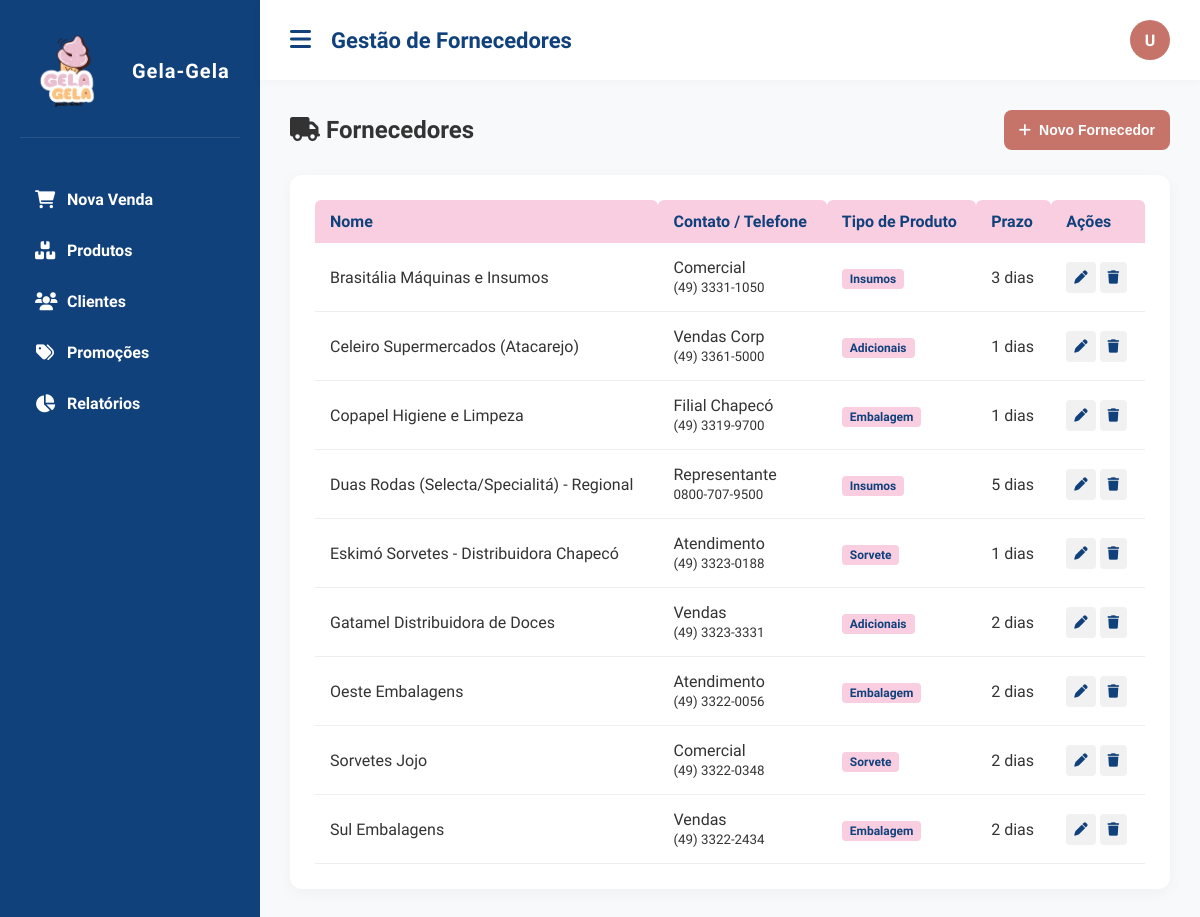
/public/fornecedores.php, run on the app's committed database.
### tables this page shows
CREATE TABLE `fornecedores` (
  `fornecedor_id` int(11) NOT NULL,
  `nome` varchar(150) NOT NULL,
  `contato` varchar(100) DEFAULT NULL,
  `telefone` varchar(20) DEFAULT NULL,
  `email` varchar(100) DEFAULT NULL,
  `tipo_produto` varchar(100) DEFAULT NULL,
  `prazo_entrega_dias` int(11) DEFAULT NULL,
  `endereco` text DEFAULT NULL,
  `data_cadastro` datetime DEFAULT current_timestamp()
);

### public/fornecedores.php (the view, shortened to what this page needs)
<?php
require_once '../conecta.php';
$sql = "SELECT fornecedor_id, nome, contato, telefone, tipo_produto, prazo_entrega_dias FROM fornecedores ORDER BY nome ASC";
$result = $pdo->query($sql);
?>
<!DOCTYPE html>
<html lang="pt-BR">
<head>
    <link rel="stylesheet" href="ASSETS/CSS/style.css">
    <link rel="stylesheet" href="https://cdnjs.cloudflare.com/ajax/libs/font-awesome/6.0.0/css/all.min.css">
</head>
<body>
    <div class="layout">
        <?php require_once '../components/sidebar.php'; ?>
        <main class="content">
            <header class="topbar">
                <button class="menu-btn" onclick="toggleSidebar()">
                    <i class="fa-solid fa-bars"></i>
                </button>
                <h1>Gestão de Fornecedores</h1>
                <?php
                    require_once '../components/user-menu.php';
                ?>
            </header>
            <section class="main">
                <div style="display:flex; justify-content:space-between; align-items:center; margin-bottom:25px;">
                    <h2><i class="fa-solid fa-truck"></i> Fornecedores</h2>
                    <button class="btn" onclick="abrirModalFornecedor()">
                        <i class="fa-solid fa-plus"></i> Novo Fornecedor
                    </button>
                </div>
                <div class="box">
                    <div class="table-container">
                        <table>
                            <thead>
                                <tr>
                                    <th>Nome</th>
                                    <th>Contato / Telefone</th>
                                    <th>Tipo de Produto</th>
                                    <th>Prazo</th>
                                    <th>Ações</th>
                                </tr>
                            </thead>
                            <tbody id="tabela-fornecedores">
                                <?php
                                if ($result && $result->rowCount() > 0) {
                                    while ($row = $result->fetch()) {
                                        $id = $row['fornecedor_id'];
                                        $nomeDb = (string)($row['nome'] ?? '');
                                        $contatoDb = (string)($row['contato'] ?? '');
                                        $telefoneDb = (string)($row['telefone'] ?? '');
                                        $tipoDb = (string)($row['tipo_produto'] ?? '');
                                        $prazoDb = (int)($row['prazo_entrega_dias'] ?? 0);
                                        $exibeContato = htmlspecialchars($contatoDb);
                                        if ($telefoneDb !== '') {
                                            $exibeContato .= '<br><small>' . htmlspecialchars($telefoneDb) . '</small>';
                                        }
                                        $nomeJS = addslashes($nomeDb);
                                        $contatoJS = addslashes($contatoDb);
                                        $tipoJS = addslashes($tipoDb);
                                ?>
                                        <tr>
                                            <td><?= htmlspecialchars($nomeDb) ?></td>
                                            <td><?= $exibeContato ?></td>
                                            <td><span class="tag-resumo"><?= htmlspecialchars($tipoDb) ?></span></td>
                                            <td><?= $prazoDb ?> dias</td>
                                            <td>
                                                <button class="btn-icon" onclick="editarFornecedor(<?= $id ?>, '<?= $nomeJS ?>', '<?= $contatoJS ?>', '<?= $tipoJS ?>', '<?= $prazoDb ?>')">
                                                    <i class="fa-solid fa-pen"></i>
                                                </button>
                                                <button class="btn-icon danger" onclick="excluirFornecedor(<?= $id ?>)">
                                                    <i class="fa-solid fa-trash"></i>
                                                </button>
                                            </td>
                                        </tr>
                                <?php
                                    }
                                } else {
                                    echo "<tr><td colspan='5' style='text-align: center;'>Nenhum fornecedor cadastrado.</td></tr>";
                                }
                                ?>
                            </tbody>
                        </table>
                    </div>
                </div>
            </section>
        </main>
    </div>
</body>
</html>

### components/sidebar.php
<?php
$tipo_usuario = $_SESSION['tipo'] ?? 'Funcionario';
$paginaAtual = basename($_SERVER['PHP_SELF'], '.php');
$menus = [
    [
        'titulo' => 'Nova Venda',
        'icone'  => 'fa-cart-shopping',
        'link'   => 'vendas',
        'permissoes' => ['Gerente', 'Funcionario']
    ],
    [
        'titulo' => 'Dashboard',
        'icone'  => 'fa-chart-line',
        'link'   => 'dashboard',
        'permissoes' => ['Gerente']
    ],
    [
        'titulo' => 'Produtos',
        'icone'  => 'fa-boxes-stacked',
        'link'   => 'produtos',
        'permissoes' => ['Gerente', 'Funcionario']
    ],
    [
        'titulo' => 'Clientes',
        'icone'  => 'fa-users',
        'link'   => 'clientes',
        'permissoes' => ['Gerente', 'Funcionario']
    ],
    [
        'titulo' => 'Fornecedores',
        'icone'  => 'fa-truck',
        'link'   => 'fornecedores',
        'permissoes' => ['Gerente']
    ],
    [
        'titulo' => 'Promoções',
        'icone'  => 'fa-tags',
        'link'   => 'promo',
        'permissoes' => ['Gerente', 'Funcionario']
    ],
    [
        'titulo' => 'Usuários',
        'icone'  => 'fa-user-shield',
        'link'   => 'user',
        'permissoes' => ['Gerente']
    ],
    [
        'titulo' => 'Backup',
        'icone'  => 'fa-database',
        'link'   => 'backup',
        'permissoes' => ['Gerente']
    ],
    [
        'titulo' => 'Logs',
        'icone'  => 'fa-file-lines',
        'link'   => 'logs',
        'permissoes' => ['Gerente']
    ],
    [
        'titulo' => 'Relatórios',
        'icone'  => 'fa-chart-pie',
        'link'   => 'relatorio',
        'permissoes' => ['Gerente', 'Funcionario']
    ]
];
?>
<aside class="sidebar" id="sidebar">
    <div class="logo-area">
        <img src="ASSETS/IMG/icon.png" alt="Logo">
        <span>Gela-Gela</span>
    </div>
    <nav>
        <?php foreach ($menus as $menu): ?>
            <?php if (in_array($tipo_usuario, $menu['permissoes'])): ?>
                <a href="<?= $menu['link'] ?>"
                    class="<?= $paginaAtual === $menu['link'] ? 'active' : '' ?>">
                    <i class="fa-solid <?= $menu['icone'] ?>"></i>
                    <?= $menu['titulo'] ?>
                </a>
            <?php endif; ?>
        <?php endforeach; ?>
    </nav>
</aside>

### components/user-menu.php (shortened to what this page needs)
<?php
$nome_usuario = $_SESSION['nome'] ?? 'User';
$inicial = strtoupper(substr($nome_usuario, 0, 1));
?>
<div class="user-menu">
    <div class="avatar" onclick="toggleUserMenu()">
        <?= htmlspecialchars($inicial) ?>
    </div>
</div>

### ASSETS/CSS/style.css (style rules this page uses)
:root { --primary: #c6746a; --secondary: #11417b; --accent: #b76756; --soft: #facee1; --bg-body: #ffffff; --bg-content: #f8f9fa; --text-main: #333333; --text-muted: #666666; }
* { margin: 0; padding: 0; box-sizing: border-box; }
body { font-family: 'Segoe UI', Tahoma, Geneva, Verdana, sans-serif; background-color: var(--bg-body); color: var(--text-main); }
.layout { display: flex; min-height: 100vh; }
.sidebar { width: 260px; background-color: var(--secondary); color: #ffffff; padding: 25px 20px; display: flex; flex-direction: column; transition: all 0.3s ease; }
.logo-area { display: flex; align-items: center; gap: 12px; margin-bottom: 40px; padding-bottom: 20px; border-bottom: 1px solid rgba(255, 255, 255, 0.1); }
.logo-area img { width: 100px; height: auto; object-fit: contain; }
.logo-area span { font-size: 20px; font-weight: 700; letter-spacing: 1px; white-space: nowrap; }
.sidebar nav { display: flex; flex-direction: column; gap: 8px; }
.sidebar a { display: flex; align-items: center; gap: 12px; color: #ffffff; text-decoration: none; padding: 12px 15px; border-radius: 8px; font-weight: 600; transition: all 0.2s ease; }
.sidebar a i { width: 20px; text-align: center; font-size: 18px; }
.content { flex: 1; display: flex; flex-direction: column; background-color: var(--bg-content); }
.topbar { background-color: var(--bg-body); padding: 20px 30px; display: flex; align-items: center; gap: 20px; box-shadow: 0 2px 10px rgba(0, 0, 0, 0.03); z-index: 10; }
.menu-btn { background: none; border: none; font-size: 24px; color: var(--secondary); cursor: pointer; transition: color 0.2s; }
.topbar h1 { font-size: 22px; color: var(--secondary); }
.main { padding: 30px; flex: 1; overflow-y: auto; }
.box { background-color: var(--bg-body); padding: 25px; border-radius: 12px; box-shadow: 0 4px 15px rgba(0, 0, 0, 0.04); }
.tag-resumo { background: var(--soft); color: var(--primary); padding: 4px 8px; border-radius: 4px; font-size: 0.85rem; font-weight: 600; }
.user-menu { position: relative; margin-left: auto; }
.avatar { width: 40px; height: 40px; background: var(--primary); color: #fff; border-radius: 50%; display: flex; align-items: center; justify-content: center; font-weight: bold; cursor: pointer; }
table { width: 100%; border-collapse: collapse; }
th { background-color: var(--soft); color: var(--secondary); padding: 12px 15px; text-align: left; font-weight: 600; border-radius: 6px 6px 0 0; }
td { padding: 15px; border-bottom: 1px solid #eeeeee; color: var(--text-main); transition: all 0.2s ease; }
tbody tr { cursor: pointer; position: relative; transition: all 0.2s ease; }
.btn { background-color: var(--primary); color: #ffffff; border: none; padding: 12px 15px; border-radius: 8px; font-size: 14px; font-weight: 600; cursor: pointer; display: flex; align-items: center; justify-content: center; gap: 8px; transition: background-color 0.2s ease; }
.tag-resumo { background: var(--soft); color: var(--secondary); padding: 3px 8px; border-radius: 4px; font-size: 12px; font-weight: 600; }
.btn-icon { background: #f1f1f1; border: none; padding: 8px; border-radius: 4px; cursor: pointer; color: var(--secondary); transition: 0.2s; }
.table-container { overflow-x: auto; }

### data on the page
fornecedores: nome "Brasitália Máquinas e Insumos", exibeContato "Comercial", telefone "(49) 3331-1050", tipo_produto "Insumos", prazo_entrega_dias "3"
fornecedores: nome "Celeiro Supermercados (Atacarejo)", exibeContato "Vendas Corp", telefone "(49) 3361-5000", tipo_produto "Adicionais", prazo_entrega_dias "1"
fornecedores: nome "Copapel Higiene e Limpeza", exibeContato "Filial Chapecó", telefone "(49) 3319-9700", tipo_produto "Embalagem", prazo_entrega_dias "1"
fornecedores: nome "Duas Rodas (Selecta/Specialitá) - Regional", exibeContato "Representante", telefone "0800-707-9500", tipo_produto "Insumos", prazo_entrega_dias "5"
fornecedores: nome "Eskimó Sorvetes - Distribuidora Chapecó", exibeContato "Atendimento", telefone "(49) 3323-0188", tipo_produto "Sorvete", prazo_entrega_dias "1"
fornecedores: nome "Gatamel Distribuidora de Doces", exibeContato "Vendas", telefone "(49) 3323-3331", tipo_produto "Adicionais", prazo_entrega_dias "2"
fornecedores: nome "Oeste Embalagens", exibeContato "Atendimento", telefone "(49) 3322-0056", tipo_produto "Embalagem", prazo_entrega_dias "2"
fornecedores: nome "Sorvetes Jojo", exibeContato "Comercial", telefone "(49) 3322-0348", tipo_produto "Sorvete", prazo_entrega_dias "2"
fornecedores: nome "Sul Embalagens", exibeContato "Vendas", telefone "(49) 3322-2434", tipo_produto "Embalagem", prazo_entrega_dias "2"

### other printed values
$menu['titulo'] "Nova Venda"
$menu['titulo'] "Produtos"
$menu['titulo'] "Clientes"
$menu['titulo'] "Promoções"
$menu['titulo'] "Relatórios"
$inicial "U"
